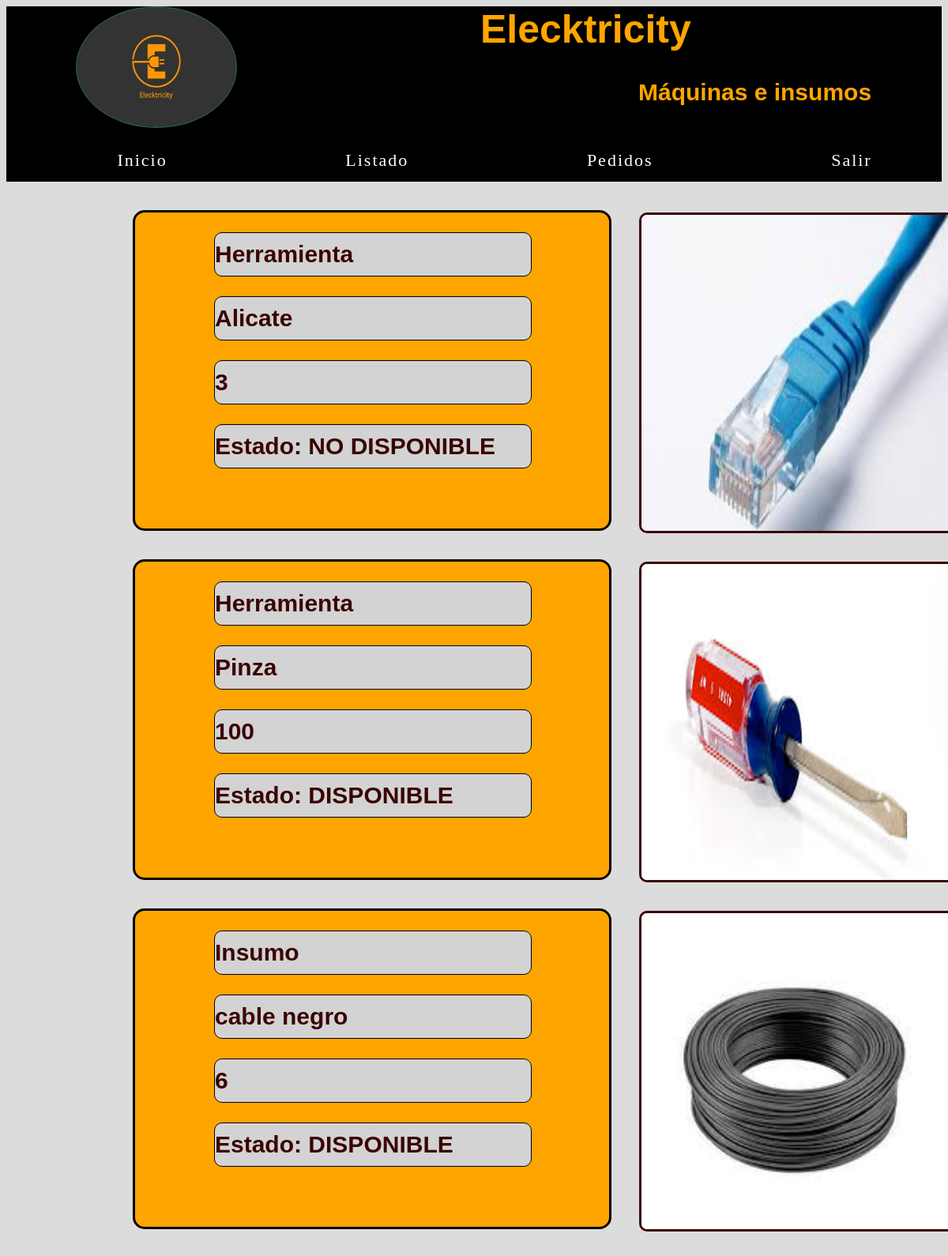
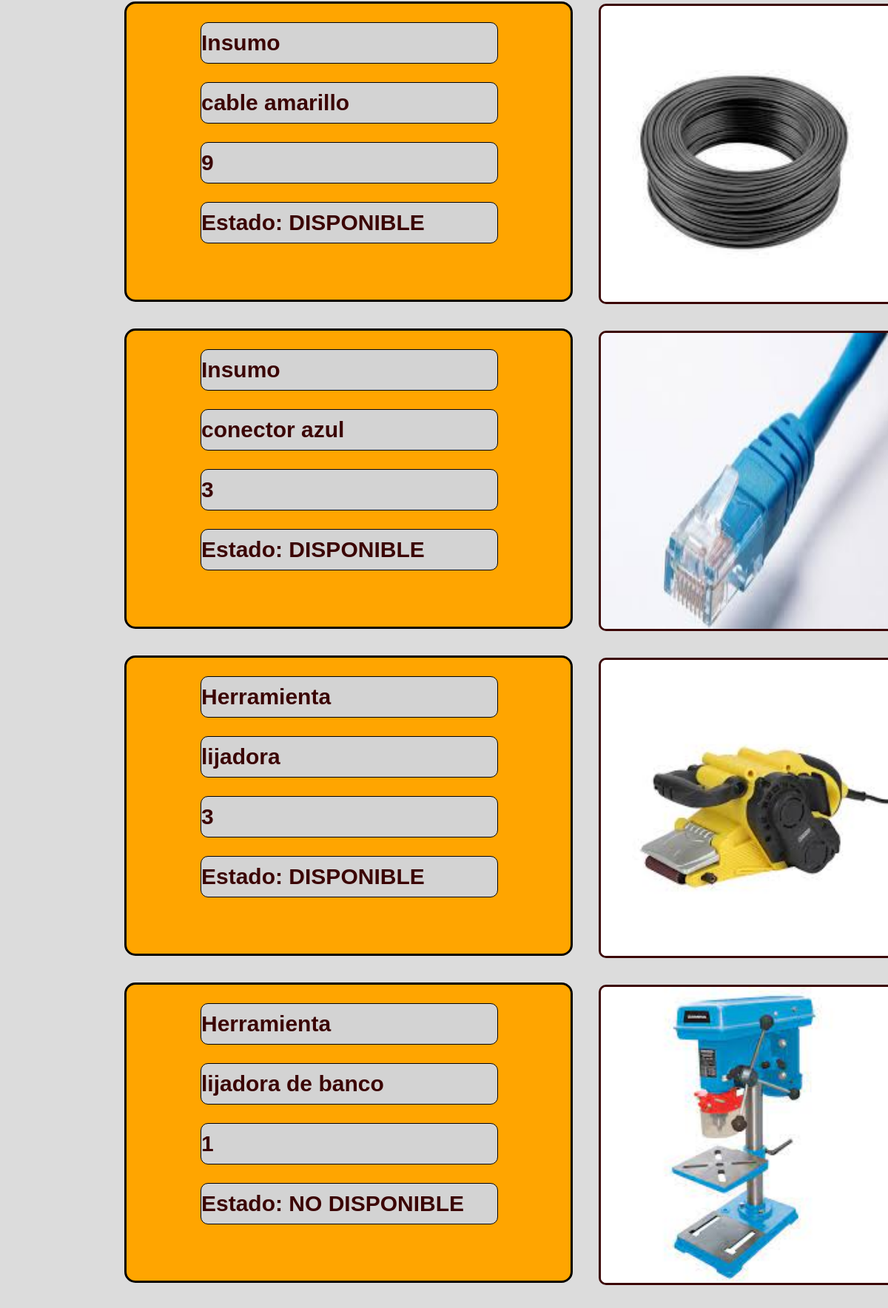
Screenshot of /listado.php (upper part) with the database file from the repository (2 pictures, top to bottom).
### tables this page shows
CREATE TABLE `materiales` (
  `id` int(11) NOT NULL,
  `tipo` varchar(20) NOT NULL,
  `material` varchar(100) NOT NULL,
  `cantidad` int(11) NOT NULL,
  `imagen` varchar(500) NOT NULL,
  `estado` text NOT NULL
);

### listado.php (the view, shortened to what this page needs)
<!DOCTYPE html>
<html lang="en">
<head>
</head>
<body>
    <?php
    include("header.php");  ?>
    <br><br>
    <section class="contenedor_materiales">
        <?php include("conexion.php");
        $consulta_db = mysqli_query($conexion_db, "SELECT * FROM materiales");
        while ($mostrar_datos = mysqli_fetch_assoc($consulta_db)) {
        ?>
            <div class="caja_principal">
                <div class="textos">
                    <h2><?php echo $mostrar_datos['tipo']; ?></h2>
                    <h2><?php echo $mostrar_datos['material']; ?></h2>
                    <h2><?php echo $mostrar_datos['cantidad']; ?></h2>
                    <h2>Estado: <?php echo $mostrar_datos['estado'] ?></h2>
                </div>
                <div class="imagenes">
                    <img src="imagenes/<?php echo $mostrar_datos['imagen'] ?>">
                </div>
            </div>
            <br><br>
        <?php
        }
        ?>
    </section>
        <?php
        include('footer.php')
        ?>
</body>
</html>

### header.php (shortened to what this page needs)
<html>
<html lang="en">
<head>
</head>
<body>
    <header>
        <div class="encabezado">
            <img src="../control_luraghimlujan/imagenes/logo.jpg" alt="logo">
            <h1>Elecktricity</h1>
            <h2>Máquinas e insumos</h2>
        </div>
        <br>
        <nav>
            <li><a href="index.php">Inicio</a></li>
            <li><a href="listado.php">Listado</a></li>
            <li><a href="pedidos.php">Pedidos</a></li>
            <li><a href="salir.php">Salir</a></li>
        </nav>
    </header>
</body>
</html>

### footer.php (shortened to what this page needs)
<!DOCTYPE html>
<!DOCTYPE html>
<html lang="en">
<head>
</head>
<body>
</body>
</html>

### listado.php (style rules this page uses)
.caja_principal { columns: 2; border: 3px solid black; border-radius: 15px; width: 600px; height: 400px; background-color: orange; margin-left: 160px; }
.caja_principal .textos h2 { font-family: Verdana, Geneva, Tahoma, sans-serif; font-size: 30px; padding-top: 10px; padding-bottom: 10px; color: rgb(59, 4, 4); text-align: left; margin-left: 100px; width: 400px; border: 1px solid black; border-radius: 10px; background-color: lightgray; }
.caja_principal .imagenes img { width: 400px; height: 400px; border: 3px solid rgb(59, 4, 4); border-radius: 10px; margin-left: 330px; }
a { text-decoration: none; font-size: 20px; color: black; border: 2px solid black; background-color: orange; border-radius: 5px; }

### header.php (style rules this page uses)
body { background-color: gainsboro; }
header { background-color: black; }
.encabezado { columns: 2; }
header img { margin-left: 15%; width: 200px; height: 150px; border: 2px solid darkslategrey; border-radius: 50%; }
header h1 { font-size: 50px; font-family: 'Gill Sans', 'Gill Sans MT', Calibri, 'Trebuchet MS', sans-serif; margin-top: 20px; color: orange; }
header h2 { font-family: 'Gill Sans', 'Gill Sans MT', Calibri, 'Trebuchet MS', sans-serif; font-size: 30px; margin-left: 200px; color: orange; }
header nav { background-color: black; height: 40px; }
header nav li { display: inline-block; text-decoration: none; align-items: center; margin-left: 10%; margin-right: 5%; }
header nav li a { font-size: 22px; color: white; letter-spacing: 2px; cursor: pointer; text-decoration: none; text-align: center; padding-left: 20px; padding-right: 20px; padding-top: 5px; padding-bottom: 5px; justify-content: space-between; background-color: black; }

### rows the page displays
materiales: tipo "Herramienta", material "Alicate", cantidad "3", estado "NO DISPONIBLE", imagen (picture)
materiales: tipo "Herramienta", material "Pinza", cantidad "100", estado "DISPONIBLE", imagen (picture)
materiales: tipo "Insumo", material "cable negro", cantidad "6", estado "DISPONIBLE", imagen (picture)
materiales: tipo "Insumo", material "cable amarillo", cantidad "9", estado "DISPONIBLE", imagen (picture)
materiales: tipo "Insumo", material "conector azul", cantidad "3", estado "DISPONIBLE", imagen (picture)
materiales: tipo "Herramienta", material "lijadora", cantidad "3", estado "DISPONIBLE", imagen (picture)
materiales: tipo "Herramienta", material "lijadora de banco", cantidad "1", estado "NO DISPONIBLE", imagen (picture)
